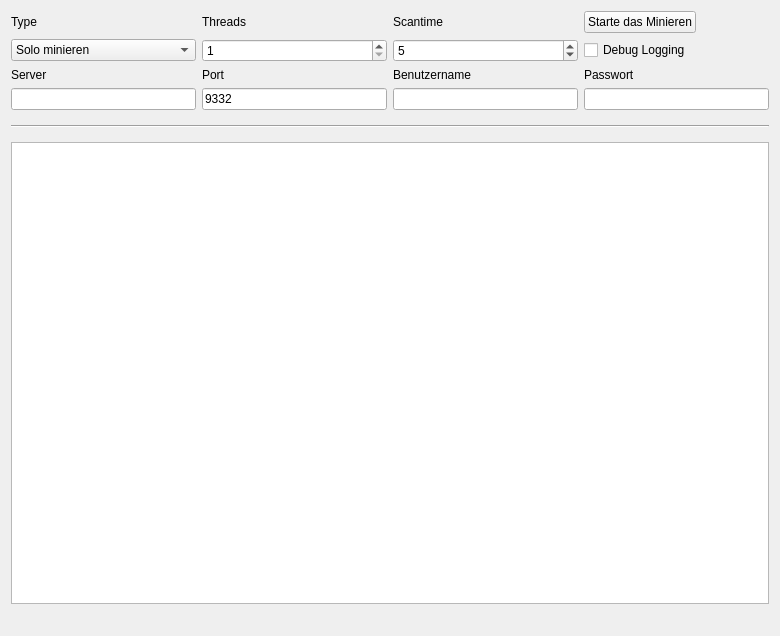
<?xml version="1.0" encoding="UTF-8"?>
<ui version="4.0">
 <class>MiningPage</class>
 <widget class="QWidget" name="MiningPage">
  <property name="geometry">
   <rect>
    <x>0</x>
    <y>0</y>
    <width>780</width>
    <height>636</height>
   </rect>
  </property>
  <property name="windowTitle">
   <string>Mining</string>
  </property>
  <layout class="QGridLayout" name="gridLayout">
   <property name="sizeConstraint">
    <enum>QLayout::SetMaximumSize</enum>
   </property>
   <item row="7" column="1">
    <widget class="QLineEdit" name="serverLine">
     <property name="enabled">
      <bool>true</bool>
     </property>
    </widget>
   </item>
   <item row="6" column="3">
    <widget class="QLabel" name="usernameLabel">
     <property name="enabled">
      <bool>true</bool>
     </property>
     <property name="text">
      <string>Benutzername</string>
     </property>
    </widget>
   </item>
   <item row="6" column="1">
    <widget class="QLabel" name="serverLabel">
     <property name="enabled">
      <bool>true</bool>
     </property>
     <property name="text">
      <string>Server</string>
     </property>
    </widget>
   </item>
   <item row="7" column="3">
    <widget class="QLineEdit" name="usernameLine">
     <property name="enabled">
      <bool>true</bool>
     </property>
     <property name="text">
      <string/>
     </property>
    </widget>
   </item>
   <item row="6" column="4">
    <widget class="QLabel" name="passwordLabel">
     <property name="enabled">
      <bool>true</bool>
     </property>
     <property name="text">
      <string>Passwort</string>
     </property>
    </widget>
   </item>
   <item row="6" column="2">
    <widget class="QLabel" name="portLabel">
     <property name="enabled">
      <bool>true</bool>
     </property>
     <property name="text">
      <string>Port</string>
     </property>
    </widget>
   </item>
   <item row="3" column="4">
    <widget class="QPushButton" name="startButton">
     <property name="sizePolicy">
      <sizepolicy hsizetype="Fixed" vsizetype="Fixed">
       <horstretch>0</horstretch>
       <verstretch>0</verstretch>
      </sizepolicy>
     </property>
     <property name="text">
      <string>Starte das Minieren</string>
     </property>
    </widget>
   </item>
   <item row="8" column="1" colspan="4">
    <widget class="Line" name="line">
     <property name="sizePolicy">
      <sizepolicy hsizetype="Minimum" vsizetype="Fixed">
       <horstretch>0</horstretch>
       <verstretch>0</verstretch>
      </sizepolicy>
     </property>
     <property name="minimumSize">
      <size>
       <width>0</width>
       <height>20</height>
      </size>
     </property>
     <property name="orientation">
      <enum>Qt::Horizontal</enum>
     </property>
    </widget>
   </item>
   <item row="13" column="1" colspan="4">
    <widget class="QListWidget" name="list">
     <property name="autoScrollMargin">
      <number>100000</number>
     </property>
     <property name="dragDropMode">
      <enum>QAbstractItemView::DragOnly</enum>
     </property>
     <property name="selectionMode">
      <enum>QAbstractItemView::NoSelection</enum>
     </property>
     <property name="movement">
      <enum>QListView::Snap</enum>
     </property>
     <property name="batchSize">
      <number>10</number>
     </property>
    </widget>
   </item>
   <item row="14" column="1" colspan="2">
    <widget class="QLabel" name="shareCount">
     <property name="font">
      <font>
       <pointsize>10</pointsize>
       <weight>75</weight>
       <bold>true</bold>
      </font>
     </property>
     <property name="text">
      <string/>
     </property>
    </widget>
   </item>
   <item row="3" column="3">
    <widget class="QLabel" name="scantimeLabel">
     <property name="enabled">
      <bool>true</bool>
     </property>
     <property name="layoutDirection">
      <enum>Qt::LeftToRight</enum>
     </property>
     <property name="text">
      <string>Scantime</string>
     </property>
    </widget>
   </item>
   <item row="3" column="2">
    <widget class="QLabel" name="threadsLabel">
     <property name="enabled">
      <bool>true</bool>
     </property>
     <property name="text">
      <string>Threads</string>
     </property>
    </widget>
   </item>
   <item row="4" column="4">
    <widget class="QCheckBox" name="debugCheckBox">
     <property name="text">
      <string>Debug Logging</string>
     </property>
    </widget>
   </item>
   <item row="3" column="1">
    <widget class="QLabel" name="typeLabel">
     <property name="text">
      <string>Type</string>
     </property>
    </widget>
   </item>
   <item row="4" column="2">
    <widget class="QSpinBox" name="threadsBox">
     <property name="enabled">
      <bool>true</bool>
     </property>
     <property name="minimum">
      <number>1</number>
     </property>
     <property name="maximum">
      <number>99</number>
     </property>
     <property name="singleStep">
      <number>1</number>
     </property>
    </widget>
   </item>
   <item row="4" column="1">
    <widget class="QComboBox" name="typeBox">
     <property name="editable">
      <bool>false</bool>
     </property>
     <property name="currentIndex">
      <number>0</number>
     </property>
     <item>
      <property name="text">
       <string>Solo minieren</string>
      </property>
     </item>
     <item>
      <property name="text">
       <string>Mit Bernd minieren</string>
      </property>
     </item>
    </widget>
   </item>
   <item row="4" column="3">
    <widget class="QSpinBox" name="scantimeBox">
     <property name="enabled">
      <bool>true</bool>
     </property>
     <property name="minimum">
      <number>1</number>
     </property>
     <property name="value">
      <number>5</number>
     </property>
    </widget>
   </item>
   <item row="7" column="2">
    <widget class="QLineEdit" name="portLine">
     <property name="enabled">
      <bool>true</bool>
     </property>
     <property name="text">
      <string>9332</string>
     </property>
     <property name="value" stdset="0">
      <number>9332</number>
     </property>
    </widget>
   </item>
   <item row="7" column="4">
    <widget class="QLineEdit" name="passwordLine">
     <property name="enabled">
      <bool>true</bool>
     </property>
    </widget>
   </item>
   <item row="14" column="3" colspan="2">
    <widget class="QLabel" name="mineSpeedLabel">
     <property name="sizePolicy">
      <sizepolicy hsizetype="Preferred" vsizetype="Preferred">
       <horstretch>0</horstretch>
       <verstretch>0</verstretch>
      </sizepolicy>
     </property>
     <property name="font">
      <font>
       <pointsize>10</pointsize>
       <weight>75</weight>
       <bold>true</bold>
      </font>
     </property>
     <property name="text">
      <string/>
     </property>
     <property name="alignment">
      <set>Qt::AlignRight|Qt::AlignTrailing|Qt::AlignVCenter</set>
     </property>
    </widget>
   </item>
  </layout>
 </widget>
 <layoutdefault spacing="6" margin="11"/>
 <tabstops>
  <tabstop>startButton</tabstop>
  <tabstop>typeBox</tabstop>
  <tabstop>threadsBox</tabstop>
  <tabstop>scantimeBox</tabstop>
  <tabstop>serverLine</tabstop>
  <tabstop>portLine</tabstop>
  <tabstop>usernameLine</tabstop>
  <tabstop>passwordLine</tabstop>
  <tabstop>debugCheckBox</tabstop>
  <tabstop>list</tabstop>
 </tabstops>
 <resources/>
 <connections/>
</ui>
